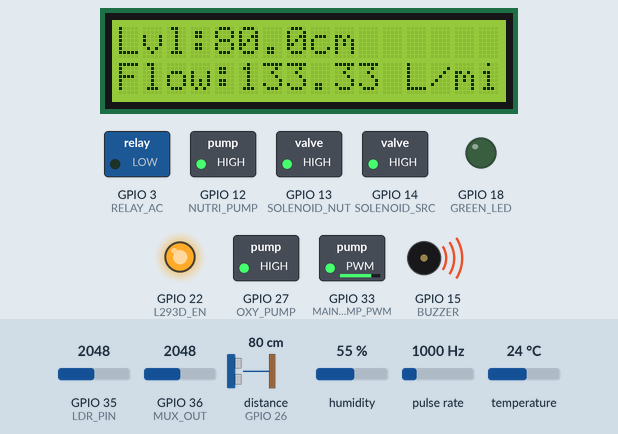
This sketch was run on a simulated ESP32. On the bench: 16×2 character LCD, switched loads named in the sketch (green lamp = pin HIGH), output pins drawn as LEDs (lit = HIGH), buzzer (waves = sounding, pin HIGH). Wiring (inferred from the names in the program): ultrasonic range finder: trigger GPIO 25; echo GPIO 26; pulse sensor: data GPIO 23. Inputs (shaded band) come from the test bench; at power-on: pulse rate 1000 Hz, distance to the obstacle (sensor on GPIO 26) 80 cm, temperature 24 °C, GPIO 36 (MUX_OUT) = 2048, GPIO 35 (LDR_PIN) = 2048, humidity 55 %. The echo pulse lasts 58.3 µs per cm; WiFi joins after 1.5 s; servers stay silent unless stated; pins used as bus, display or sensor lines are not drawn; what the sketch prints to the serial monitor is not drawn.

Above: at 4.2 s.
4.3 s: pulse rate (sensor on GPIO 23) set to 100 Hz
At 5.8 s:
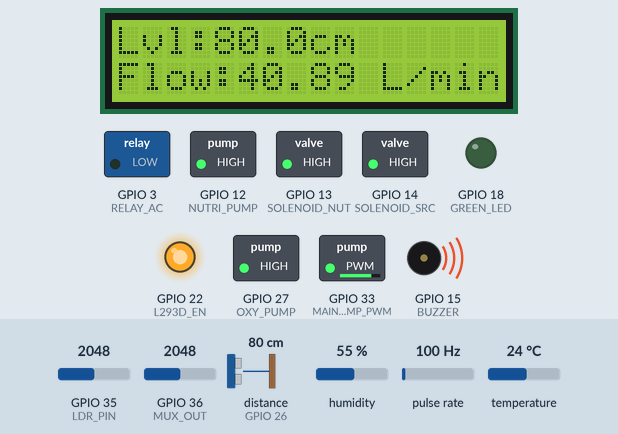
11.6 s: distance to the obstacle (sensor on GPIO 26) set to 18 cm
At 15.7 s:
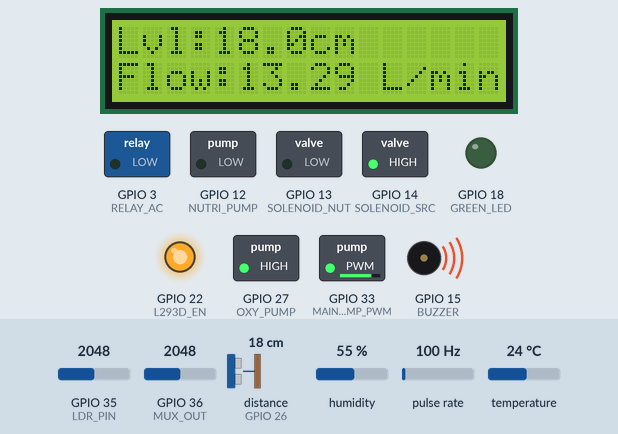
17.6 s: distance to the obstacle (sensor on GPIO 26) set to 15 cm
At 19.2 s:
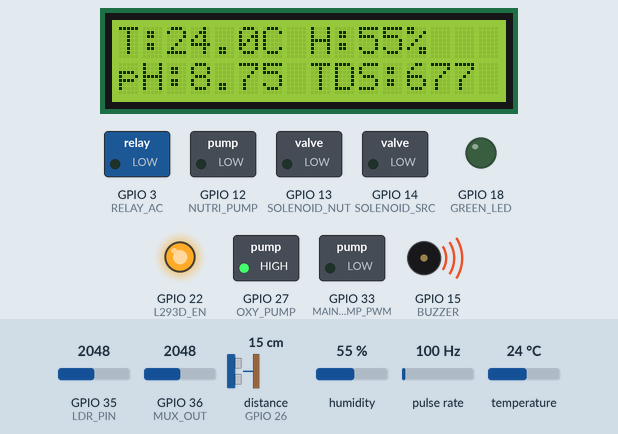
24.6 s: temperature set to 27 °C
At 30.8 s:
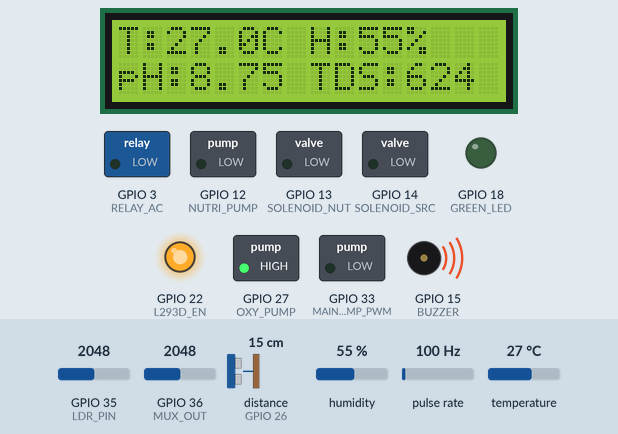
33.6 s: temperature set to 30 °C
At 36.5 s:
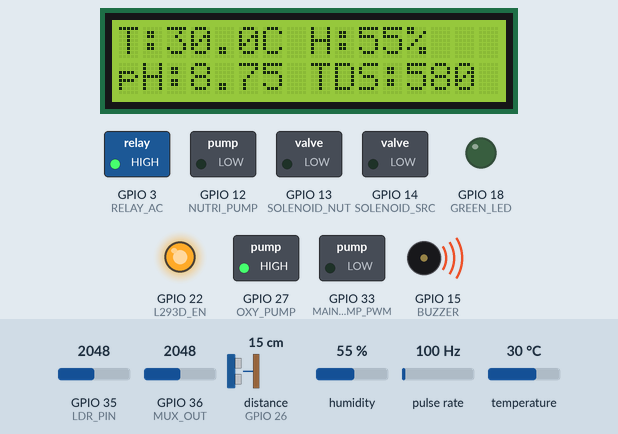
41.6 s: GPIO 36 (MUX_OUT) set to 1688
At 43.5 s:
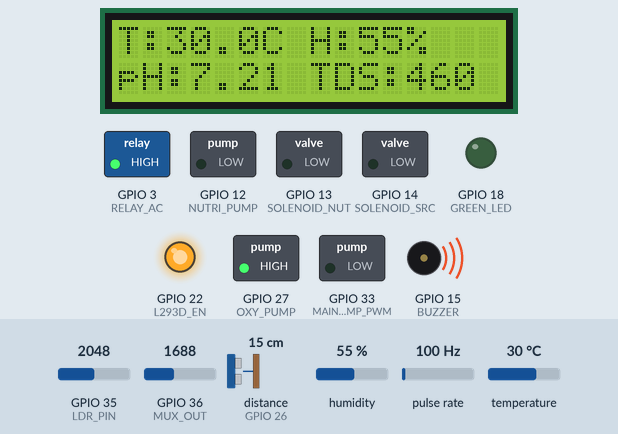
46.6 s: GPIO 36 (MUX_OUT) set to 1565
Timing chart, 0 to 49.6 s (numbered marks = the images above; inputs shaded):
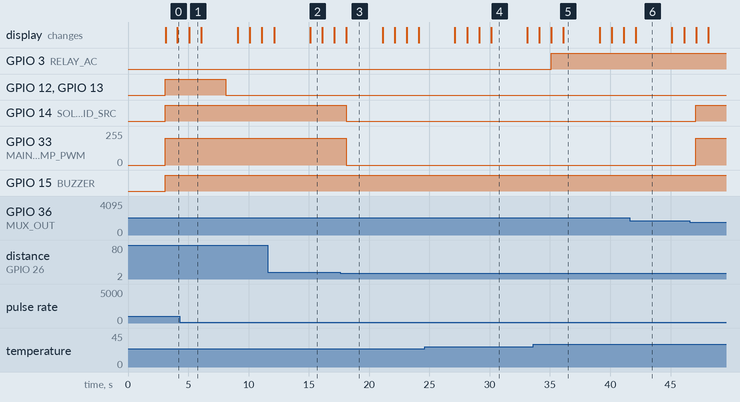

Measured:
- the behaviour switches between 17 and 16 cm on distance to the obstacle (sensor on GPIO 26) (found by bisection; images 2 and 3)
- the behaviour switches between 28 and 29 °C on temperature (found by bisection; images 4 and 5)
- after the input at 4.3 s, the display: changes after 0.79 s (image 1)
- after the input at 17.6 s, GPIO 14 (SOLENOID_SRC): HIGH → LOW after 0.48 s; GPIO 33 (MAIN_PUMP_PWM): 199/255 → 0/255 after 0.48 s
- after the input at 33.6 s, GPIO 3 (RELAY_AC): LOW → HIGH after 1.5 s
- after the input at 46.6 s, GPIO 14 (SOLENOID_SRC): LOW → HIGH after 0.51 s; GPIO 33 (MAIN_PUMP_PWM): 0/255 → 199/255 after 0.51 s
- what the display in image 1 shows lasts 1.0 s, from 5.1 s to 6.1 s

The sketch:

hydroponic_controller.ino
```cpp
#include <WiFi.h>
#include <WebServer.h>
#include <DHT.h>
#include <LiquidCrystal_SR.h>
#include "secrets.h"

#define DHTPIN        19
#define LDR_PIN       35
#define TRIG_PIN      25
#define ECHO_PIN      26
#define MUX_OUT       36
#define MUX_A         4
#define MUX_B         2
#define MUX_C         5
#define WATER_FLOW    23
#define MAIN_PUMP_PWM 33
#define OXY_PUMP      27
#define NUTRI_PUMP    12
#define SOLENOID_SRC  14
#define SOLENOID_NUT  13
#define RELAY_AC      3
#define BUZZER        15
#define GREEN_LED     18
#define L293D_EN      22

#define CH_PH     0
#define CH_TDS    1
#define CH_MOIST1 2
#define CH_MOIST2 4
#define CH_MOIST3 5
#define CH_MOIST4 6
#define CH_POT    7

float waterDistanceThreshold = 10.0;
float pH_low = 5.5, pH_high = 6.5;
int tds_max = 1400;
int tds_min = 800;

const float AC_ON_TEMP = 28.0;
const float AC_OFF_TEMP = 24.0;
const int LIGHT_OFF_BELOW = 500;
const float LEVEL_HYST_CM = 1.0;
const int MAIN_PUMP_DUTY = 200;

const unsigned long SAMPLE_MS = 1000;
const unsigned long DHT_MS = 2000;
const unsigned long LCD_MS = 500;
const unsigned long PAGE_MS = 3000;
const unsigned long DOSE_RUN_MS = 5000;
const unsigned long DOSE_WAIT_MS = 120000;

const float FLOW_HZ_PER_LPM = 7.5;
const float ADC_DIVIDER = 1.0;
const bool POT_SETS_LEVEL = true;

int PH_RAW_AT_4 = 0;
int PH_RAW_AT_7 = 0;
int MOIST_DRY_RAW = 3300;
int MOIST_WET_RAW = 1300;

DHT dht(DHTPIN, DHT11);
LiquidCrystal_SR lcd(17, 16, 21);
WebServer server(80);

volatile unsigned int flowPulses = 0;

float temperature = 0, humidity = 0;
int ldrVal = 0;
float distanceCm = 0;
bool distanceOk = false;
float phValue = 7.0, tdsValue = 0, flowRate = 0;
int moisture[4] = {0, 0, 0, 0};

bool lightsOff = false;
bool acOn = false;
bool refilling = false;
bool alarmOn = false;
bool dosing = false;
bool everDosed = false;
unsigned long doseStart = 0, doseEnd = 0;

unsigned long lastSample = 0, lastDht = 0, lastLcd = 0, lastFlowCalc = 0, lastPrint = 0;

void IRAM_ATTR pulseCounter() {
  flowPulses++;
}

void setMainPump(int duty) {
#if ESP_ARDUINO_VERSION_MAJOR >= 3
  ledcWrite(MAIN_PUMP_PWM, duty);
#else
  ledcWrite(0, duty);
#endif
}

float getDistance() {
  digitalWrite(TRIG_PIN, LOW);
  delayMicroseconds(2);
  digitalWrite(TRIG_PIN, HIGH);
  delayMicroseconds(10);
  digitalWrite(TRIG_PIN, LOW);
  long duration = pulseIn(ECHO_PIN, HIGH, 30000);
  if (duration == 0) return 0;
  return duration * 0.0343 / 2;
}

int readMux(int channel) {
  digitalWrite(MUX_A, channel & 1);
  digitalWrite(MUX_B, (channel >> 1) & 1);
  digitalWrite(MUX_C, (channel >> 2) & 1);
  delayMicroseconds(20);
  return analogRead(MUX_OUT);
}

int readMuxAvg(int channel, int samples = 8) {
  long total = 0;
  for (int i = 0; i < samples; i++) total += readMux(channel);
  return total / samples;
}

float rawToVolts(int raw) {
  return raw / 4095.0 * 3.3 / ADC_DIVIDER;
}

float rawToPh(int raw) {
  if (PH_RAW_AT_4 != 0 && PH_RAW_AT_7 != 0 && PH_RAW_AT_4 != PH_RAW_AT_7) {
    float slope = (7.0 - 4.0) / (float)(PH_RAW_AT_7 - PH_RAW_AT_4);
    return 7.0 + slope * (raw - PH_RAW_AT_7);
  }
  return raw * 5.0 / 4095.0 * 3.5;
}

float rawToTds(int raw, float tempC) {
  float v = rawToVolts(raw);
  float comp = 1.0 + 0.02 * (tempC - 25.0);
  float vc = v / comp;
  float tds = (133.42 * vc * vc * vc - 255.86 * vc * vc + 857.39 * vc) * 0.5;
  return tds < 0 ? 0 : tds;
}

int rawToMoisture(int raw) {
  int pct = map(raw, MOIST_DRY_RAW, MOIST_WET_RAW, 0, 100);
  return constrain(pct, 0, 100);
}

void updateFlow() {
  unsigned long now = millis();
  unsigned long elapsed = now - lastFlowCalc;
  if (elapsed == 0) return;
  noInterrupts();
  unsigned int count = flowPulses;
  flowPulses = 0;
  interrupts();
  float hz = count * 1000.0 / elapsed;
  flowRate = hz / FLOW_HZ_PER_LPM;
  lastFlowCalc = now;
}

void sampleSensors() {
  unsigned long now = millis();

  if (now - lastDht >= DHT_MS) {
    lastDht = now;
    float t = dht.readTemperature();
    float h = dht.readHumidity();
    if (!isnan(t)) temperature = t;
    if (!isnan(h)) humidity = h;
  }

  ldrVal = analogRead(LDR_PIN);

  float d = getDistance();
  distanceOk = d > 0;
  if (distanceOk) distanceCm = d;

  phValue = rawToPh(readMuxAvg(CH_PH));
  tdsValue = rawToTds(readMuxAvg(CH_TDS), temperature);

  moisture[0] = rawToMoisture(readMuxAvg(CH_MOIST1));
  moisture[1] = rawToMoisture(readMuxAvg(CH_MOIST2));
  moisture[2] = rawToMoisture(readMuxAvg(CH_MOIST3));
  moisture[3] = rawToMoisture(readMuxAvg(CH_MOIST4));

  if (POT_SETS_LEVEL) {
    int p = readMuxAvg(CH_POT);
    waterDistanceThreshold = 5.0 + (p / 4095.0) * 25.0;
  }

  updateFlow();
}

void controlClimate() {
  if (temperature > AC_ON_TEMP) acOn = true;
  else if (temperature < AC_OFF_TEMP) acOn = false;
  digitalWrite(RELAY_AC, acOn ? HIGH : LOW);

  lightsOff = ldrVal < LIGHT_OFF_BELOW;
}

void controlWaterLevel() {
  if (!distanceOk) {
    refilling = false;
  } else if (!refilling && distanceCm > waterDistanceThreshold) {
    refilling = true;
  } else if (refilling && distanceCm <= waterDistanceThreshold - LEVEL_HYST_CM) {
    refilling = false;
  }

  digitalWrite(SOLENOID_SRC, refilling ? HIGH : LOW);
  setMainPump(refilling ? MAIN_PUMP_DUTY : 0);
}

void checkAlerts() {
  bool phBad = phValue < pH_low || phValue > pH_high;
  bool tdsBad = tdsValue > tds_max;
  alarmOn = phBad || tdsBad;

  digitalWrite(BUZZER, alarmOn ? HIGH : LOW);
  digitalWrite(GREEN_LED, alarmOn ? LOW : HIGH);
}

void runDosing() {
  unsigned long now = millis();

  if (dosing) {
    if (now - doseStart >= DOSE_RUN_MS) {
      digitalWrite(NUTRI_PUMP, LOW);
      digitalWrite(SOLENOID_NUT, LOW);
      dosing = false;
      everDosed = true;
      doseEnd = now;
      Serial.println("dosing finished");
    }
    return;
  }

  bool waited = !everDosed || (now - doseEnd >= DOSE_WAIT_MS);
  if (tdsValue < tds_min && waited) {
    digitalWrite(SOLENOID_NUT, HIGH);
    digitalWrite(NUTRI_PUMP, HIGH);
    dosing = true;
    doseStart = now;
    Serial.println("dosing nutrients");
  }
}

void updateLcd() {
  char l1[17], l2[17];
  bool pageTwo = (millis() / PAGE_MS) % 2;

  if (!pageTwo) {
    snprintf(l1, sizeof(l1), "T:%.1fC H:%.0f%%", temperature, humidity);
    snprintf(l2, sizeof(l2), "pH:%.2f TDS:%d", phValue, (int)tdsValue);
  } else {
    snprintf(l1, sizeof(l1), "Lvl:%.1fcm", distanceOk ? distanceCm : 0.0);
    snprintf(l2, sizeof(l2), "Flow:%.2f L/min", flowRate);
  }

  char row[17];
  lcd.setCursor(0, 0);
  snprintf(row, sizeof(row), "%-16s", l1);
  lcd.print(row);
  lcd.setCursor(0, 1);
  snprintf(row, sizeof(row), "%-16s", l2);
  lcd.print(row);
}

void handleStatus() {
  String j = "{";
  j += "\"temp\":" + String(temperature, 1);
  j += ",\"hum\":" + String(humidity, 0);
  j += ",\"ph\":" + String(phValue, 2);
  j += ",\"tds\":" + String(tdsValue, 0);
  j += ",\"level_cm\":" + String(distanceCm, 1);
  j += ",\"flow_lpm\":" + String(flowRate, 2);
  j += ",\"ldr\":" + String(ldrVal);
  j += ",\"lights_off\":" + String(lightsOff ? "true" : "false");
  j += ",\"ac\":" + String(acOn ? "true" : "false");
  j += ",\"refilling\":" + String(refilling ? "true" : "false");
  j += ",\"dosing\":" + String(dosing ? "true" : "false");
  j += ",\"alarm\":" + String(alarmOn ? "true" : "false");
  j += ",\"moisture\":[" + String(moisture[0]) + "," + String(moisture[1]) + "," +
       String(moisture[2]) + "," + String(moisture[3]) + "]";
  j += "}";
  server.send(200, "application/json", j);
}

void connectWifi() {
  WiFi.begin(ssid, password);
  Serial.print("wifi");
  for (int i = 0; i < 20 && WiFi.status() != WL_CONNECTED; i++) {
    delay(500);
    Serial.print(".");
  }
  if (WiFi.status() == WL_CONNECTED) {
    Serial.println(" connected, ip " + WiFi.localIP().toString());
    server.on("/status", handleStatus);
    server.begin();
  } else {
    Serial.println(" failed, running offline");
  }
}

void setup() {
  Serial.begin(115200);

  pinMode(L293D_EN, OUTPUT);
  pinMode(RELAY_AC, OUTPUT);
  pinMode(BUZZER, OUTPUT);
  pinMode(GREEN_LED, OUTPUT);
  pinMode(TRIG_PIN, OUTPUT);
  pinMode(OXY_PUMP, OUTPUT);
  pinMode(NUTRI_PUMP, OUTPUT);
  pinMode(SOLENOID_SRC, OUTPUT);
  pinMode(SOLENOID_NUT, OUTPUT);
  pinMode(MUX_A, OUTPUT);
  pinMode(MUX_B, OUTPUT);
  pinMode(MUX_C, OUTPUT);
  pinMode(ECHO_PIN, INPUT);
  pinMode(LDR_PIN, INPUT);
  pinMode(WATER_FLOW, INPUT_PULLUP);

  digitalWrite(RELAY_AC, LOW);
  digitalWrite(BUZZER, LOW);
  digitalWrite(GREEN_LED, LOW);
  digitalWrite(NUTRI_PUMP, LOW);
  digitalWrite(SOLENOID_SRC, LOW);
  digitalWrite(SOLENOID_NUT, LOW);
  digitalWrite(L293D_EN, HIGH);
  digitalWrite(OXY_PUMP, HIGH);

  attachInterrupt(digitalPinToInterrupt(WATER_FLOW), pulseCounter, RISING);

#if ESP_ARDUINO_VERSION_MAJOR >= 3
  ledcAttach(MAIN_PUMP_PWM, 5000, 8);
#else
  ledcSetup(0, 5000, 8);
  ledcAttachPin(MAIN_PUMP_PWM, 0);
#endif
  setMainPump(0);

  dht.begin();
  lcd.begin(16, 2);
  lcd.clear();
  lcd.print("Hydroponics");
  lcd.setCursor(0, 1);
  lcd.print("starting...");

  connectWifi();

  lastFlowCalc = millis();
  delay(1500);
  lcd.clear();
}

void loop() {
  server.handleClient();
  unsigned long now = millis();

  if (now - lastSample >= SAMPLE_MS) {
    lastSample = now;
    sampleSensors();
    controlClimate();
    controlWaterLevel();
    checkAlerts();
  }

  runDosing();
  digitalWrite(OXY_PUMP, HIGH);

  if (now - lastLcd >= LCD_MS) {
    lastLcd = now;
    updateLcd();
  }

  if (now - lastPrint >= 5000) {
    lastPrint = now;
    Serial.printf("T=%.1f H=%.0f pH=%.2f TDS=%d lvl=%.1f flow=%.2f ldr=%d ac=%d refill=%d dose=%d alarm=%d\n",
                  temperature, humidity, phValue, (int)tdsValue, distanceCm, flowRate,
                  ldrVal, acOn, refilling, dosing, alarmOn);
  }
}
```

secrets.example.h
```cpp
#pragma once

const char* ssid = "YOUR_WIFI_NAME";
const char* password = "YOUR_WIFI_PASSWORD";
```
